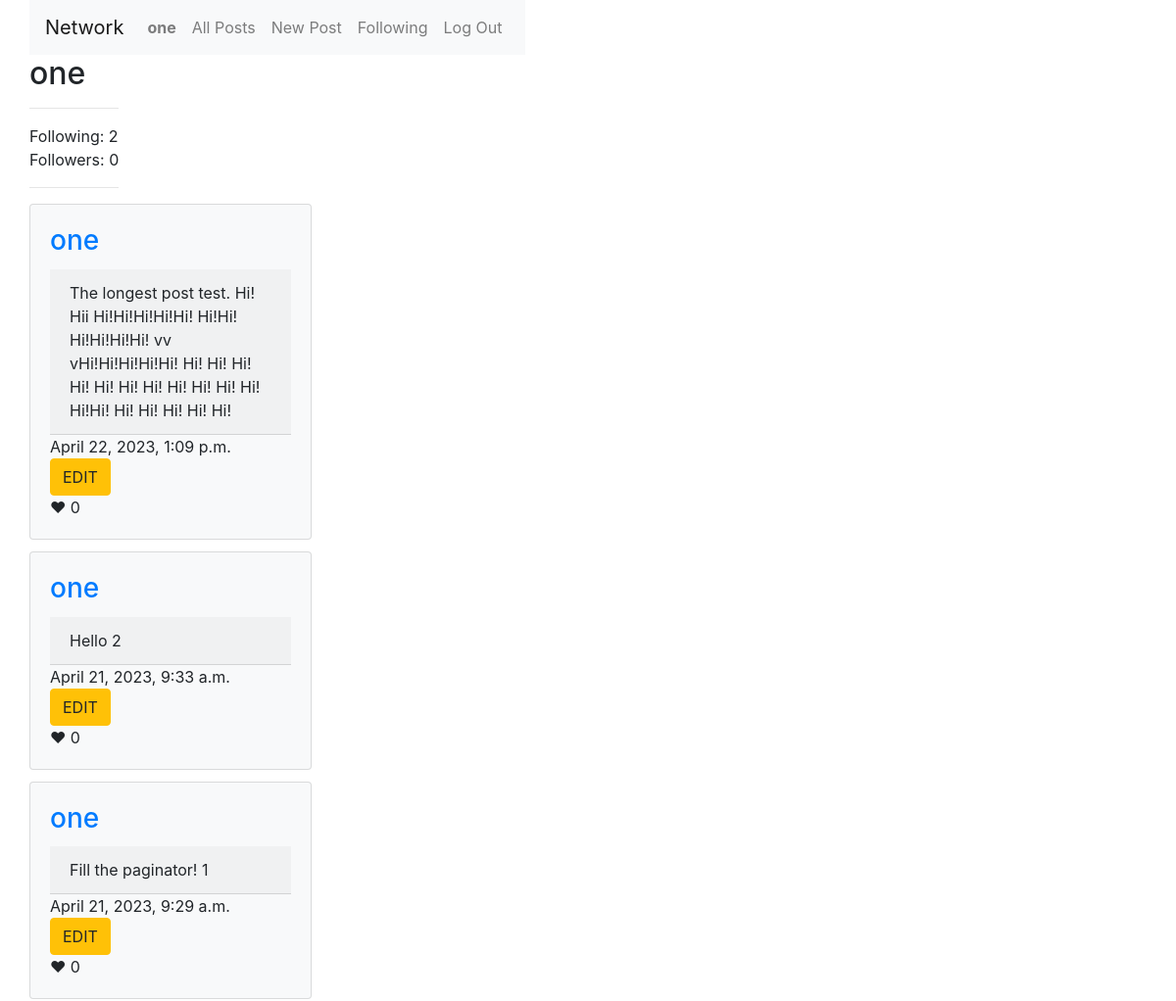
Page /user/one (signed in, upper part) on the earlier database version.
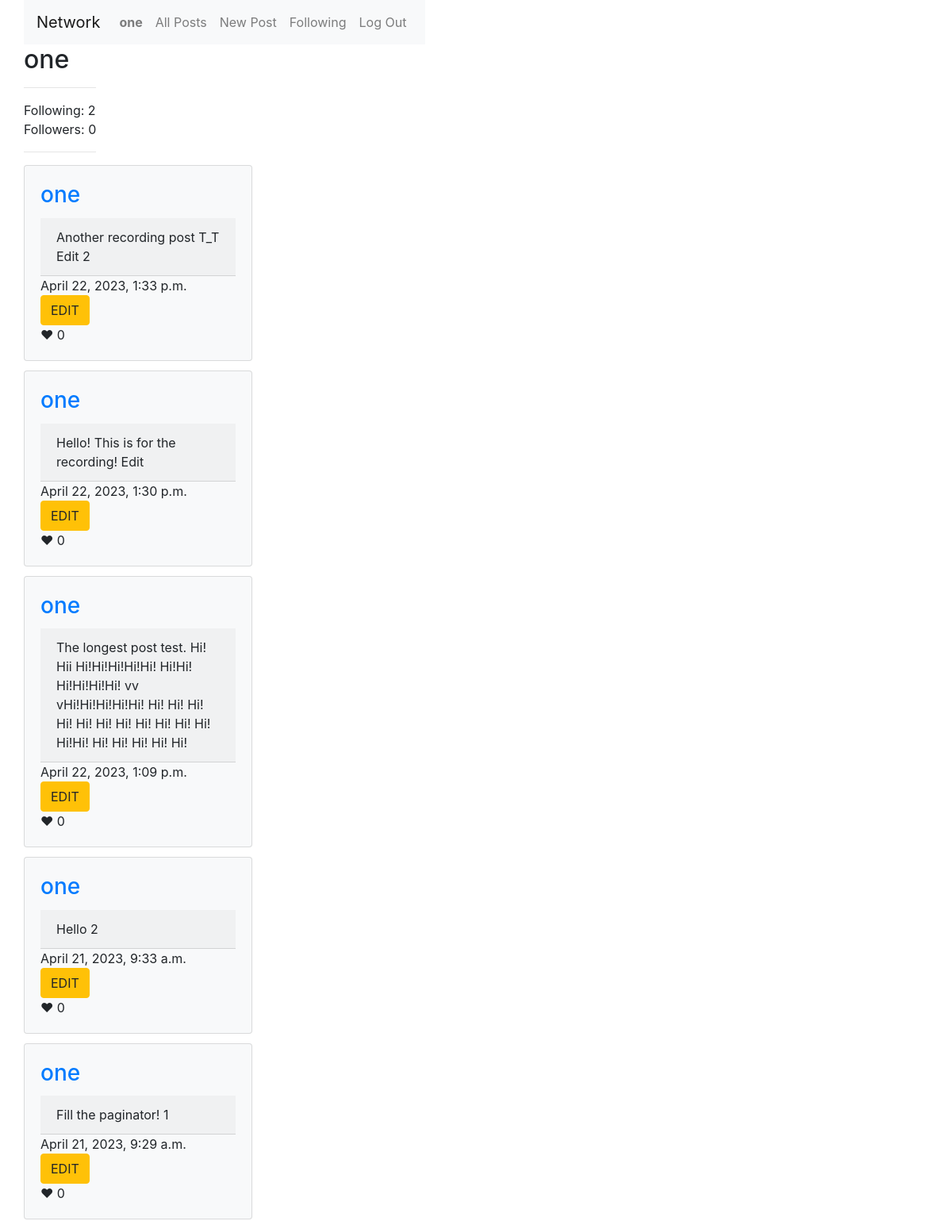
Same page on the later database version.
### network/models.py (models this page shows, shortened)
class Posts(models.Model):
    user = models.ForeignKey(User, on_delete=models.CASCADE)
    content = models.CharField(max_length=280)
    datetime = models.DateTimeField(auto_now_add=True)
    likes = models.ManyToManyField(User, symmetrical=False, blank=True, related_name="likes")
    class Meta:
        ordering = ['-datetime']

class User(AbstractUser):
    followers = models.ManyToManyField('self', symmetrical=False, blank=True)
    def followers_count(self):
        return self.followers.count()
    def follows_count(self):
        return User.objects.filter(followers=self).count()
    def __str__(self):
        return f"{self.username}"

### network/views.py (the view)
# urls.py: path("user/<profile>", views.user, name="user"),
@login_required
def user(request, profile):
    user_profile = User.objects.get(username=profile)
    user_posts = Posts.objects.filter(user=user_profile)
    user_posts = Paginator(user_posts, 10)
    page = 1
    if request.GET.get("page") != None:
        page = request.GET.get("page")
    follow_btn = ""
    if user_profile != request.user:
        if request.user in user_profile.followers.all():
            follow_btn = "UNFOLLOW"
        else:
            follow_btn = "FOLLOW"
    follow_count = user_profile.follows_count()
    follower_count = user_profile.followers_count()
    return render(request, "network/user.html", {
        "user_posts": user_posts.page(page),
        "profile_name": profile,
        "follow_btn": follow_btn,
        "follow_count": follow_count,
        "follower_count": follower_count,
    })

### network/templates/network/user.html (shortened to what this page needs)
{% extends "network/layout.html" %}
{% block body %}
<div class="container">
    <div class="row align-items-center">
    <div>
        <h2 id="user_name">{{ profile_name }}</h2>
        <hr>
        <div>Following: {{ follow_count }}</div>
        <div id="follow-count">Followers: {{ follower_count }}</div>
        <hr>
    </div>
</div>
</div>
    <div class="container">
        <div class="row align-items-center">
    {% for post in user_posts %}
        <div class="card-columns">
            <div class="card bg-light" style="width: 18rem;">
                <div class="card-body">
                    <h3 class="card-title"><a href="{% url 'user' post.user.username %}">{{post.user}}</a></h3>
                    <div class="card-header"  id="content{{post.pk}}">{{post.content}}</div>
                    <div>{{post.datetime}}</div>
                    {% if request.user == post.user %}
                        <button id="edit{{post.pk}}" onclick=editPost(this.id) class="btn btn-warning">EDIT</button>
                    {% endif %}
                    {% if not post.user == user %}
                        <div onclick=likePost(this.id) id="like{{post.pk}}">
                            ❤
                            {% if post.LikeCount > 0 %}
                            {{post.LikeCount}}
                            {% else %}
                                0
                            {% endif %}
                        </div>
                    {% else %}
                        <div>
                            ❤
                            {% if post.likecount %}
                            {{post.likecount}}
                            {% else %}
                                0
                            {% endif %}
                        </div>
                    {% endif %}
                </div>
            </div>
        </div>
    {% endfor %}
</div>
</div>
{% endblock %}

Differences in the rows shown:
added Posts: user "one", content "Another recording post T_T Edit 2", datetime "April 22, 2023, 1:33 p.m."
added Posts: user "one", content "Hello! This is for the recording! Edit", datetime "April 22, 2023, 1:30 p.m."
